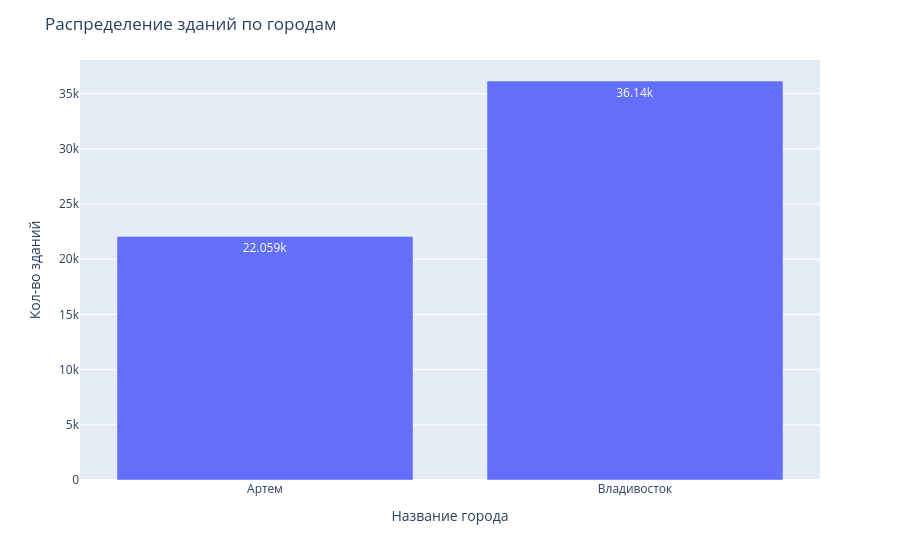

Notebook code for this chart:
### Markdown cell above
### Города

### Code cell
cities_count = buildings_for_analysis.groupby("city_name")["id"].count().reset_index().rename(columns={
    "city_name": "Название города",
    "id": "Кол-во зданий"
})

fig = px.bar(cities_count, x="Название города", y="Кол-во зданий", text_auto=True)
fig.update_layout(title_text="Распределение зданий по городам")
fig.show()

### Figure 1 — Plotly figure (JSON) as saved in the notebook; plotly's stock layout.template omitted (floating-point values rounded to 4 significant figures)
{"data": [{"hovertemplate": "Название города=%{x}<br>Кол-во зданий=%{y}<extra></extra>", "legendgroup": "", "marker": {"color": "#636efa", "pattern": {"shape": ""}}, "name": "", "orientation": "v", "showlegend": false, "textposition": "auto", "texttemplate": "%{y}", "type": "bar", "x": ["Артем", "Владивосток"], "xaxis": "x", "y": [22059, 36140], "yaxis": "y"}], "layout": {"barmode": "relative", "legend": {"tracegroupgap": 0}, "margin": {"t": 60}, "title": {"text": "Распределение зданий по городам"}, "xaxis": {"anchor": "y", "domain": [0, 1], "title": {"text": "Название города"}}, "yaxis": {"anchor": "x", "domain": [0, 1], "title": {"text": "Кол-во зданий"}}}}
